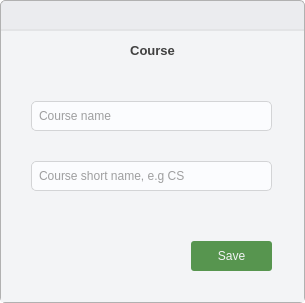
<?xml version="1.0" encoding="UTF-8"?>
<ui version="4.0">
 <class>AddCourse</class>
 <widget class="QDialog" name="AddCourse">
  <property name="geometry">
   <rect>
    <x>0</x>
    <y>0</y>
    <width>305</width>
    <height>303</height>
   </rect>
  </property>
  <property name="windowTitle">
   <string>Dialog</string>
  </property>
  <property name="styleSheet">
   <string notr="true">* {
	background: transparent;
	border: none;
	color: #414141;
}

QComboBox{
	border: 1px solid #D3D4D6;
	border-radius: 5px;
	padding-left: 5px;
	outline: none;
	background: #FBFCFE;
}

QComboBox::drop-down{
	background: transparent;
}

QComboBox::down-arrow{
	image: url(':/icons/icons/drop_down.svg');
	height: 24px;
	width: 24px;
}

QSpinBox{
	border: 1px solid #D3D4D6;
	border-radius: 5px;
	padding-left: 5px;
	background: #FBFCFE;
}

QSpinBox:down-button{
	background: transparent;
}

QSpinBox:up-button{
	background: transparent;
}

QSpinBox:down-arrow{
	image: url(':/icons/icons/drop_down.svg');
	height: 24px;
	width: 24px;
}

QSpinBox:up-arrow{
	image: url(':/icons/icons/drop_up.svg');
	height: 24px;
	width: 24px;
}

QLineEdit{
	border: 1px solid #D3D4D6;
	border-radius: 5px;
	padding-left: 5px;
	background: #FBFCFE;
}

QWidget#main_container {
	background: #EBECEF;
	border-radius: 5px;
	border: 1px solid #B1B1B1;
}

QWidget#container {
	background: #F3F4F6;
}

#close_btn:hover{
	background: #DC2626;
}

#toolbar{
	border-bottom: 2px solid #E3E4E6;
}</string>
  </property>
  <layout class="QVBoxLayout" name="verticalLayout_2">
   <property name="spacing">
    <number>0</number>
   </property>
   <property name="leftMargin">
    <number>0</number>
   </property>
   <property name="topMargin">
    <number>0</number>
   </property>
   <property name="rightMargin">
    <number>0</number>
   </property>
   <property name="bottomMargin">
    <number>0</number>
   </property>
   <item>
    <widget class="QWidget" name="main_container" native="true">
     <layout class="QVBoxLayout" name="verticalLayout">
      <property name="spacing">
       <number>0</number>
      </property>
      <property name="leftMargin">
       <number>1</number>
      </property>
      <property name="topMargin">
       <number>1</number>
      </property>
      <property name="rightMargin">
       <number>1</number>
      </property>
      <property name="bottomMargin">
       <number>1</number>
      </property>
      <item>
       <widget class="QWidget" name="toolbar" native="true">
        <property name="maximumSize">
         <size>
          <width>16777215</width>
          <height>30</height>
         </size>
        </property>
        <widget class="QPushButton" name="close_btn">
         <property name="geometry">
          <rect>
           <x>270</x>
           <y>0</y>
           <width>35</width>
           <height>30</height>
          </rect>
         </property>
         <property name="focusPolicy">
          <enum>Qt::FocusPolicy::NoFocus</enum>
         </property>
         <property name="text">
          <string/>
         </property>
         <property name="icon">
          <iconset theme="QIcon::ThemeIcon::ApplicationExit"/>
         </property>
         <property name="iconSize">
          <size>
           <width>10</width>
           <height>10</height>
          </size>
         </property>
        </widget>
       </widget>
      </item>
      <item>
       <widget class="QWidget" name="container" native="true">
        <layout class="QVBoxLayout" name="verticalLayout_3">
         <property name="spacing">
          <number>0</number>
         </property>
         <property name="leftMargin">
          <number>0</number>
         </property>
         <property name="topMargin">
          <number>0</number>
         </property>
         <property name="rightMargin">
          <number>0</number>
         </property>
         <property name="bottomMargin">
          <number>0</number>
         </property>
         <item>
          <widget class="QLabel" name="label">
           <property name="maximumSize">
            <size>
             <width>16777215</width>
             <height>40</height>
            </size>
           </property>
           <property name="font">
            <font>
             <pointsize>10</pointsize>
             <bold>true</bold>
            </font>
           </property>
           <property name="frameShadow">
            <enum>QFrame::Shadow::Plain</enum>
           </property>
           <property name="text">
            <string>Course</string>
           </property>
           <property name="textFormat">
            <enum>Qt::TextFormat::RichText</enum>
           </property>
           <property name="alignment">
            <set>Qt::AlignmentFlag::AlignCenter</set>
           </property>
          </widget>
         </item>
         <item>
          <widget class="QFrame" name="frame">
           <property name="frameShape">
            <enum>QFrame::Shape::StyledPanel</enum>
           </property>
           <property name="frameShadow">
            <enum>QFrame::Shadow::Plain</enum>
           </property>
           <widget class="QLineEdit" name="course_name">
            <property name="geometry">
             <rect>
              <x>30</x>
              <y>30</y>
              <width>241</width>
              <height>30</height>
             </rect>
            </property>
            <property name="minimumSize">
             <size>
              <width>0</width>
              <height>30</height>
             </size>
            </property>
            <property name="placeholderText">
             <string>Course name</string>
            </property>
           </widget>
           <widget class="QPushButton" name="course_save">
            <property name="geometry">
             <rect>
              <x>190</x>
              <y>170</y>
              <width>81</width>
              <height>30</height>
             </rect>
            </property>
            <property name="cursor">
             <cursorShape>PointingHandCursor</cursorShape>
            </property>
            <property name="styleSheet">
             <string notr="true">padding: 5px;
background: #57954F;
color: #F3F4F6;
border-radius: 3px;</string>
            </property>
            <property name="text">
             <string>Save</string>
            </property>
           </widget>
           <widget class="QLineEdit" name="course_short_name">
            <property name="geometry">
             <rect>
              <x>30</x>
              <y>90</y>
              <width>241</width>
              <height>30</height>
             </rect>
            </property>
            <property name="minimumSize">
             <size>
              <width>0</width>
              <height>30</height>
             </size>
            </property>
            <property name="placeholderText">
             <string>Course short name, e.g CS</string>
            </property>
           </widget>
          </widget>
         </item>
        </layout>
       </widget>
      </item>
     </layout>
    </widget>
   </item>
  </layout>
 </widget>
 <resources>
  <include location="../assets/icons.qrc"/>
 </resources>
 <connections/>
</ui>
